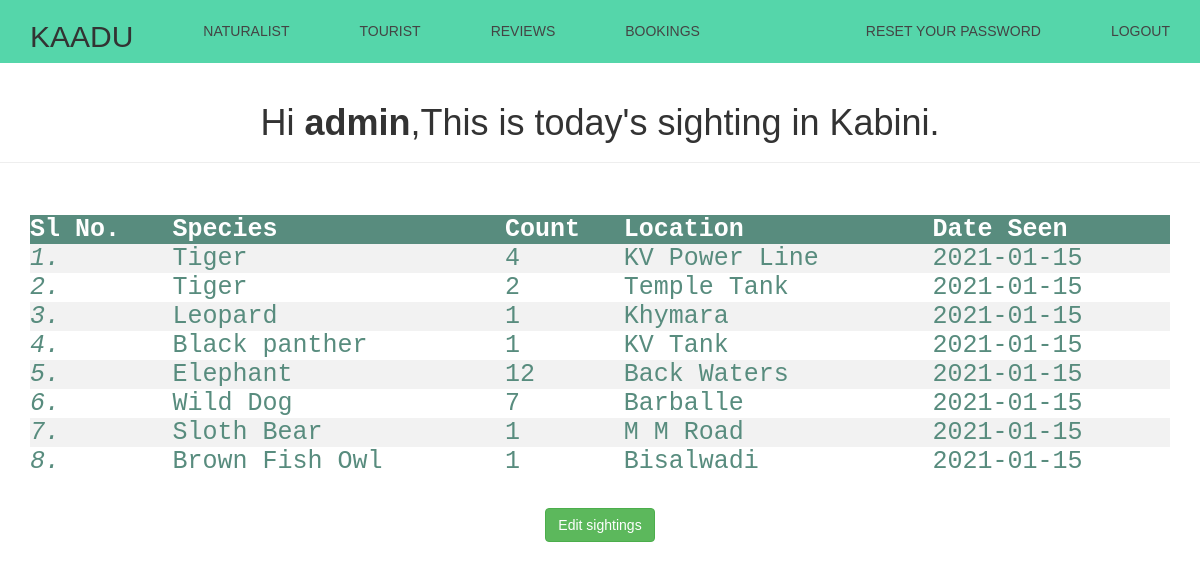
Page /welcomeadmin.php (signed in) on the committed database.
### tables this page shows
CREATE TABLE `animalview` (
  `SPECIES` varchar(50) DEFAULT NULL,
  `COUNT` int DEFAULT NULL,
  `LOCATION` varchar(50) DEFAULT NULL,
  `DATE` date DEFAULT NULL
);

### welcomeadmin.php (the view, shortened to what this page needs)
<!DOCTYPE html>
<html lang="en">
<head>
<link rel="stylesheet" href="navigation.css">
    <link rel="stylesheet" href="https://maxcdn.bootstrapcdn.com/bootstrap/3.3.7/css/bootstrap.css">
</head>
<body>
<header>
    <div class="container">
        <h2 class="logo">KAADU</h2>
        <nav>
            <ul>
            <li class="left"><a href="viewnaturalist.php">Naturalist</a></li>
            <li class="left"><a href="viewusers.php">Tourist</a></li>
            <li class="left"><a href="viewusersreview.php">Reviews</a></li>
            <li class="left"><a href="viewbookings.php">Bookings</a></li>
            <li class="right"><a href="logoutadmin.php">LOGOUT</a></li>
            <li class="right"><a href="reset-passwordadmin.php">Reset your Password</a></li>
            </ul>
        </nav>
    </div>
</header>
    <div class="page-header">
    <h1>Hi <b><?php echo htmlspecialchars($_SESSION["username"]) ?></b>,This is today's sighting in Kabini.</h1>
    </div>
    <div class="container" align="center">
            <br><br>
            <table>
<tr>
<th>   Sl No.  </th>
<th>   Species   </th>
<th>   Count   </th>
<th>   Location  </th>
<th>   Date Seen   </th>
</tr>
<?php
$conn = mysqli_connect("localhost", "root", "", "kaadu");
$sql = "SELECT * FROM animalview";
$result = $conn->query($sql);
if ($result->num_rows > 0) {
while($row = $result->fetch_assoc()) {
echo "<tr><td><i></i></td><td>" . $row["SPECIES"] . "</td><td>"
. $row["COUNT"]. "</td><td>" . $row["LOCATION"] . "</td><td>" . $row["DATE"] . "</td></tr>";
}
echo "</table>";
} else { echo "0 results"; }
?>
    </div>
    <br><br><div><a href="addsightingadmin.php" class="btn btn-success">Edit sightings</a></div>
</body>
</html>

### navigation.css (style rules this page uses)
body { margin: 0; font-family: 'Work Sans', sans-serif; font-weight: 800; }
.container { width: 80%; margin: 0 auto; }
header { background: #55d6aa; }
header::after { content: ''; display: table; clear: both; }
.logo { float: left; padding: 0px 0; }
.right { float: right; }
.left { float: left; }
nav ul { margin: 0; padding: 0; list-style: none; }
nav li { display: inline-block; margin-left: 70px; padding-top: 23px; position: relative; }
nav a { color: #444; text-decoration: none; text-transform: uppercase; font-size: 14px; }
nav a::before { content: ''; display: block; height: 5px; background-color: #444; position: absolute; top: 0; width: 0%; transition: all ease-in-out 250ms; }

### welcomeadmin.php (style rules this page uses)
body { font: 14px sans-serif; text-align: center; }
body { counter-reset: my-sec-counter; }
i::before { counter-increment: my-sec-counter; content:counter(my-sec-counter) "."; }
table { border-collapse: collapse; width: 100%; color: #588c7e; font-family: monospace; font-size: 25px; text-align: left; }
th { background-color: #588c7e; color: white; }
tr:nth-child(even) { background-color: #f2f2f2 }

### rows in the picture
animalview: SPECIES "Tiger", COUNT "4", LOCATION "KV Power Line", DATE "2021-01-15"
animalview: SPECIES "Tiger", COUNT "2", LOCATION "Temple Tank", DATE "2021-01-15"
animalview: SPECIES "Leopard", COUNT "1", LOCATION "Khymara", DATE "2021-01-15"
animalview: SPECIES "Black panther", COUNT "1", LOCATION "KV Tank", DATE "2021-01-15"
animalview: SPECIES "Elephant", COUNT "12", LOCATION "Back Waters", DATE "2021-01-15"
animalview: SPECIES "Wild Dog", COUNT "7", LOCATION "Barballe", DATE "2021-01-15"
animalview: SPECIES "Sloth Bear", COUNT "1", LOCATION "M M Road", DATE "2021-01-15"
animalview: SPECIES "Brown Fish Owl", COUNT "1", LOCATION "Bisalwadi", DATE "2021-01-15"

### other values in the picture
$_SESSION["username"] "admin"
